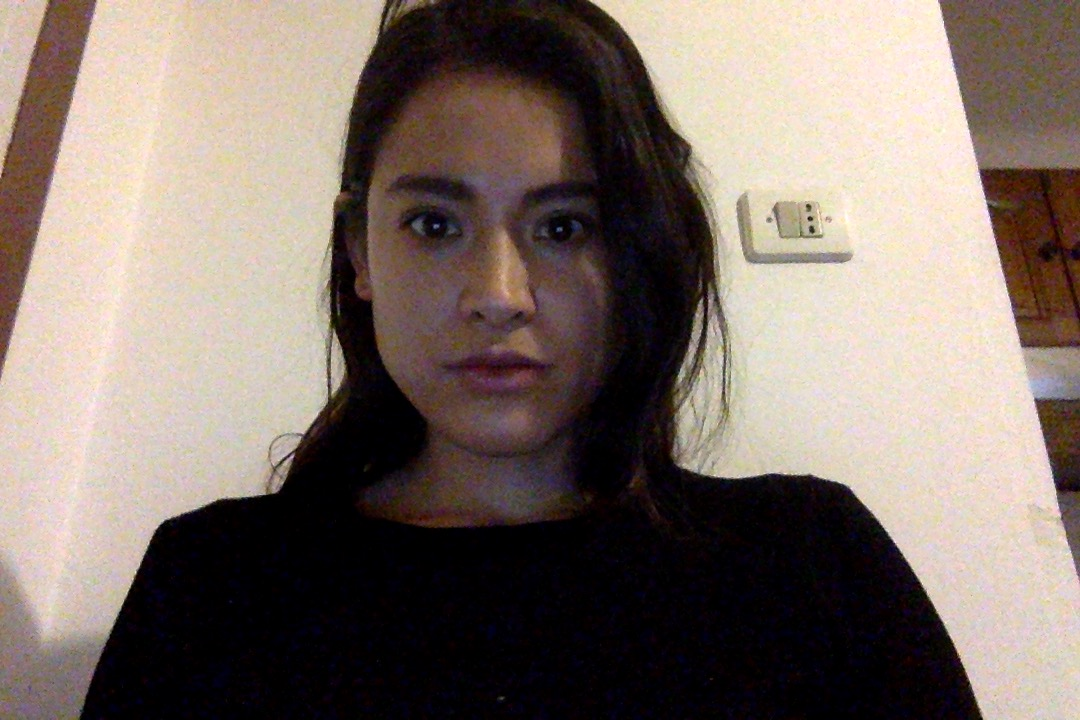
//> input picture data/friends_data/gabriela/1.jpg, 1080 x 720 px, given in place of 1.bmp, which was not available
$ ./main   (built with g++ and OpenCV 4)
//> lines starting //> are read from the running program, lines starting //| are printed output that depends on the picture; pictures that were not available may be replaced by others from this repository, and a replacement may not be noted
### preprocess.h

#pragma once


// Include OpenCV's C++ Interface
#include "opencv2/objdetect.hpp"
#include "opencv2/imgproc.hpp"
#include "opencv2/highgui.hpp"
#define PI 3.14159265

#include <iostream>
#include "opencv2/core.hpp"


using namespace cv;
using namespace std;

/** @function preprocessImg
 * this function preprocess an image in order to obtain the appropriated images to be used in the model.
 * It performs the following tasks:
 * Histogram equalization of left and right side of the face
 * Bilateral Filter
 * Ellipse mask
 */
Mat preprocessImg(Mat faceImg);

/** @function equalizeLeftAndRightHalves
* Histogram Equalize seperately for the left and right sides of the face.
* This function was obtained from https://github.com/MasteringOpenCV/code/tree/master/Chapter8_FaceRecognition
*/
void equalizeLeftAndRightHalves(Mat &faceImg);

/** @function getWorkImage
 * Get the appropriated image for the haar cascaded classifier.
 * It performs the following tasks:
 * - Conversion to gray scale
 * - Histogram Equalization
 */
Mat getWorkImage(Mat img);

/** @function scaleImg
* Scale and image to 320 width and return the scaled version
*/
Mat scaleImg(Mat img);

/** @function setEyeCoordinates
 * Set the Eyes coordinates using the haar cascade classifier for getting the eyes location in the image
 */
void setEyeCoordinates(int *leftX, int *leftY, int *rightX, int *rightY, Rect face, Mat originalImg, CascadeClassifier eyes_cascade);


/** @function cropFace
* Perform the crop task in the face
*/
Mat cropFace(Mat srcImg, int eyeLeftX, int eyeLeftY, int eyeRightX, int eyeRightY, int width, int height, int faceX, int faceY, int faceWidth, int faceHeight, CascadeClassifier face_cascade);

/** @function rotate
 * rotate the face image according to an angle
 */
void rotate(Mat& src, double angle, Mat& dst);


/** @function getCroppedImage
* get the cropped face image using the appropriated rotation for the eyes
*/
Mat getCroppedImage(int eyeLeftX, int eyeLeftY, int eyeRightX, int eyeRightY, Rect face, Mat faceROI, CascadeClassifier face_cascade);

### main.cpp
#include "opencv2/core.hpp"
#include "opencv2/face.hpp"
#include "opencv2/highgui.hpp"
#include "opencv2/imgproc.hpp"
#include "preprocess.h"

#include <iostream>
#include <fstream>
#include <sstream>
#include <sys/stat.h>
#include <unistd.h>
using namespace cv;
using namespace cv::face;
using namespace std;
/** Function Headers */
/** @function detectAndDisplay */
void detectAndDisplay( Mat workingImg, Mat originalImg, Ptr<BasicFaceRecognizer> model);
/** @function getName */
string getName(int prediction);
/** @function predictFace */
int predictFace(Mat face, Ptr<BasicFaceRecognizer> model, int index);
/** @function getReconstructedFaceDissimilarity */
double getReconstructedFaceDissimilarity(Mat W, Mat mean, Mat img, int i);
/** @function getSimilarity */
double getSimilarity(const Mat A, const Mat B);
/** @function getAverageFace */
void getAverageFace(Mat mean, int index);

/** Global variables */
//bool rotation_def(true);
String face_cascade_name = "haarcascade_frontalface_alt.xml";
String eyes_cascade_name = "haarcascade_eye.xml";
String eyes_cascade2_name = "haarcascade_eye_tree_eyeglasses.xml";
CascadeClassifier face_cascade;
CascadeClassifier eyes_cascade;
CascadeClassifier eyes_cascade2;
String window_name = "Face detection";
const string model_name = "eigenfaces"; //set to eigenfaces or fisherfaces
vector<Mat> images;
int im_width;
int im_height;
double treshold;
double confidence_treshold;
void display_reconstructions(Mat img, Mat W, Mat mean, int index);
//bool rotation_def(true);

// [17 lines left out: function norm_0_255, not called in this run]

static void read_dataset(const string& filename, vector<Mat>& images, vector<int>& labels, char separator) {
//> called with filename = "data/friends_db.txt", separator = ';'
    std::ifstream file(filename.c_str(), ifstream::in);
    if (!file) {
        string error_message = "No valid input file was given, please check the given filename.";
        CV_Error(CV_StsBadArg, error_message);
    }
    string line, path, classlabel;
    while (getline(file, line)) {
        stringstream liness(line);
        getline(liness, path, separator);
        getline(liness, classlabel);
        if(!path.empty() && !classlabel.empty()) {
            Mat img = imread(path, 0);
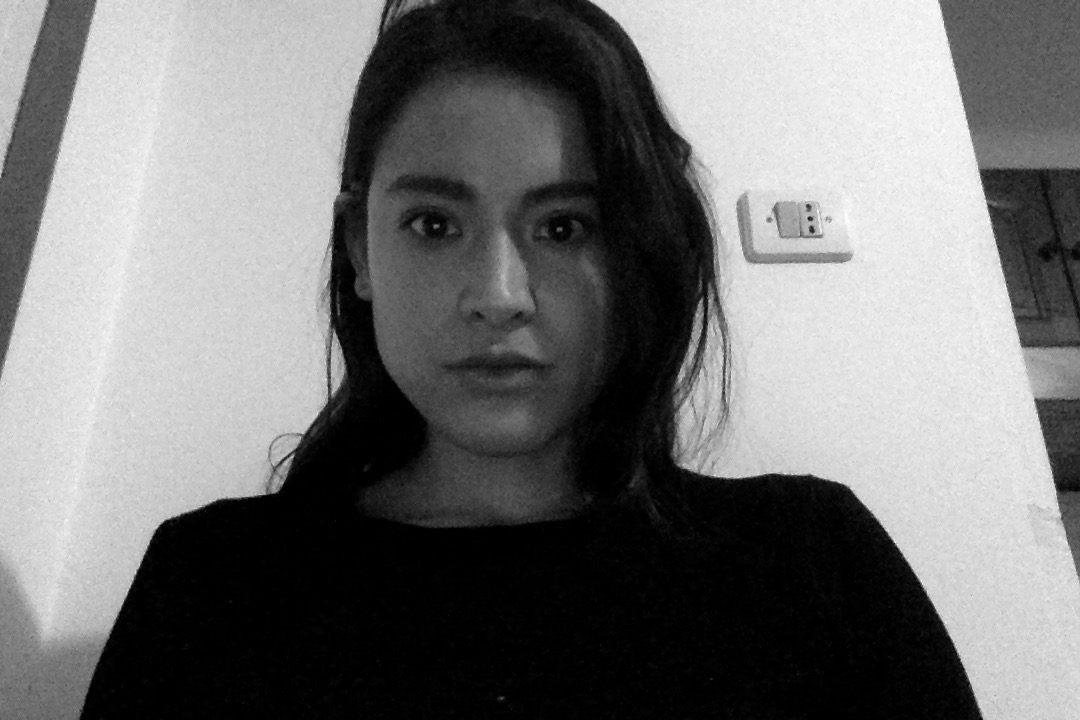
//> img: 720 rows x 1080 cols, CV_8UC1; min 0, max 255, mean 116.9
            int im_width = 320;
            int im_height = 320;
            cv::resize(img, img, Size(im_width, im_height), 1.0, 1.0, INTER_CUBIC);
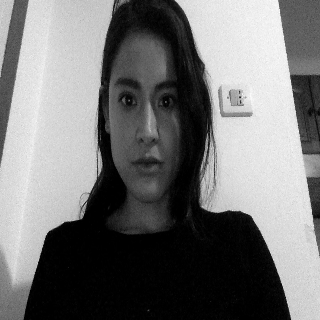
//> img: 320 rows x 320 cols, CV_8UC1; min 0, max 255, mean 116.9
            images.push_back(img);
            labels.push_back(atoi(classlabel.c_str()));
        }
    }
}


// [14 lines left out: function getName, not called in this run]

/** @function detectAndDisplay */
// [109 lines left out: functions detectAndDisplay, predictFace, getReconstructedFaceDissimilarity, display_reconstructions, getReconstructedFace, getSimilarity, not called in this run]


/** @function main */
int main( int argc, char** argv ){
    //-- 1. Load the cascades
    if( !face_cascade.load( face_cascade_name ) ){ printf("--(!)Error loading face cascade\n"); return -1; };
    if( !eyes_cascade.load( eyes_cascade_name ) ){ printf("--(!)Error loading eyes cascade\n"); return -1; };
    if( !eyes_cascade2.load( eyes_cascade2_name ) ){ printf("--(!)Error loading eyes cascade\n"); return -1; };
    const char* imagename = argc > 1 ? argv[1] : "data/friends_data/gabriela/1.jpg";
    string database_file = "data/friends_db.txt";

    // These vectors hold the images and corresponding labels:
    vector<Mat> images;
    vector<int> labels;
    read_dataset(database_file, images, labels, ';');

    im_width = images[0].cols;
    im_height = images[0].rows;
    //im_width = 320;
    //im_height = 320;
    string saveModelPath;
    Ptr<BasicFaceRecognizer> model;
    if(model_name == "eigenfaces") {
        saveModelPath = "models/eigenfaces_model.yml";
        model = createEigenFaceRecognizer();
        treshold = 0.08;
        confidence_treshold = 200;
    }
    else if(model_name == "fisherfaces") {
        saveModelPath = "models/fisherfaces_model.yml";
        model = createFisherFaceRecognizer(16);
        treshold = 0.16;
        confidence_treshold = 200;
    }
    else {
        cout << "The model_name must be set to eigenfaces or fisherfaces" << endl;
        exit(1);
    }
    if(access( saveModelPath.c_str(), 0 ) != -1 ) {
       cout << "Loading saved model from: " << saveModelPath << endl;
       model->load(saveModelPath);
    } else {
        cout << "Training the model..." << endl;
        model->train(images, labels);
        cout << "Saving the trained model to: " << saveModelPath << endl;
        model->save(saveModelPath);
    }
    Mat img = imread(imagename);
    Mat workImg = getWorkImage(img);
    detectAndDisplay( workImg, img, model);
    cvWaitKey(0);
    return 0;
}

$ run again, with data/friends_data/gabriela/11.jpg copied over data/friends_data/gabriela/1.jpg
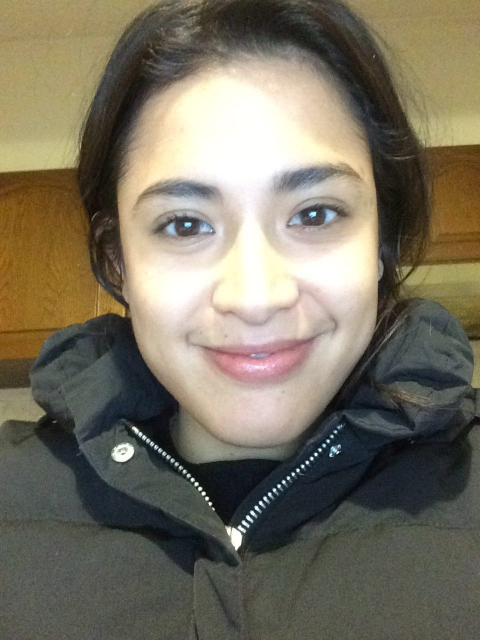
//> input picture data/friends_data/gabriela/11.jpg, 960 x 1280 px, given in place of 1.bmp, which was not available (shown at 1/2 size)
//> in read_dataset, `Mat img = imread(path, 0);`:
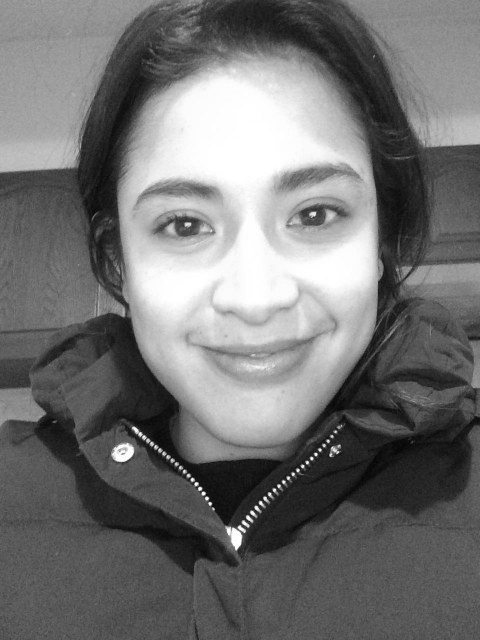
//> img: 1280 rows x 960 cols, CV_8UC1 (shown at 1/2 size); min 0, max 255, mean 114.1
//> in read_dataset, `cv::resize(img, img, Size(im_width, im_height), 1.0, 1.0, INTER_CUBIC);`:
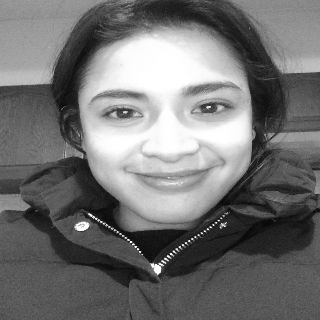
//> img: 320 rows x 320 cols, CV_8UC1; min 3, max 255, mean 114.1

$ run again, with data/friends_data/gabriela/17.jpg copied over data/friends_data/gabriela/1.jpg
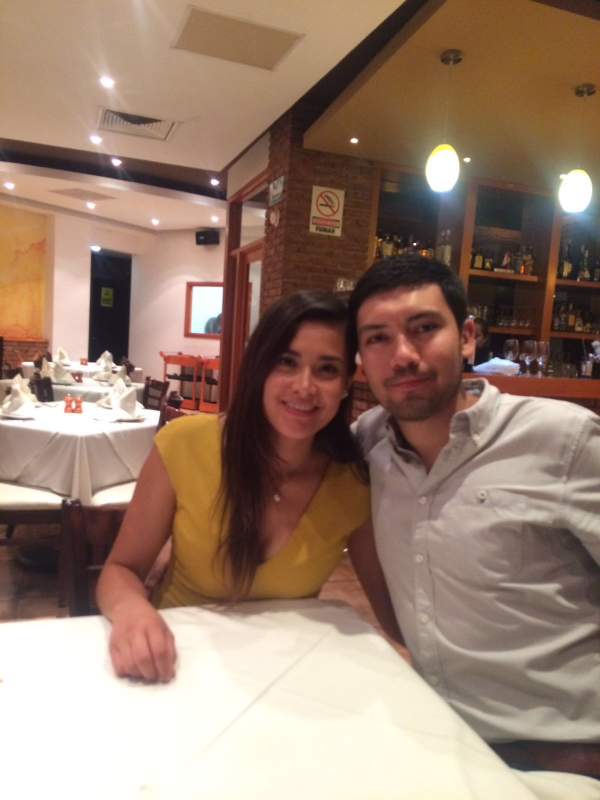
//> input picture data/friends_data/gabriela/17.jpg, 1200 x 1600 px, given in place of 1.bmp, which was not available (shown at 1/2 size)
//> in read_dataset, `Mat img = imread(path, 0);`:
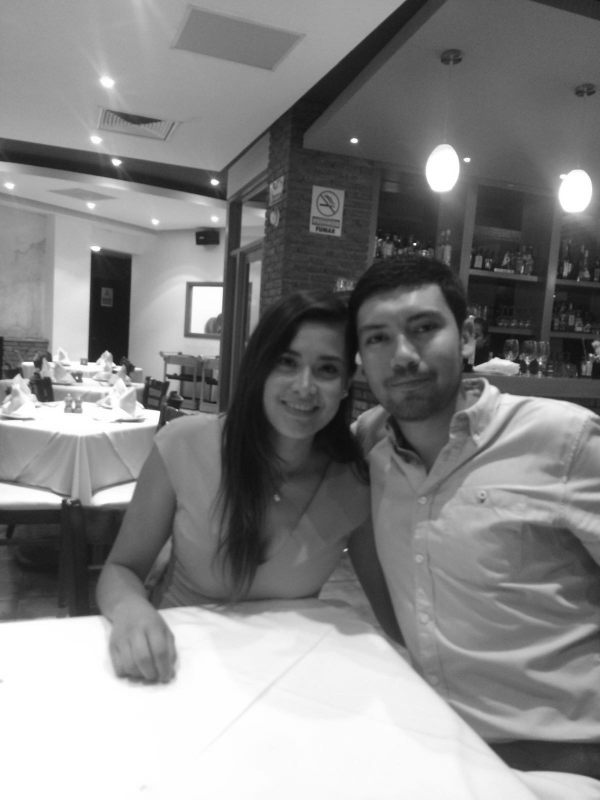
//> img: 1600 rows x 1200 cols, CV_8UC1 (shown at 1/2 size); min 11, max 255, mean 132.4
//> in read_dataset, `cv::resize(img, img, Size(im_width, im_height), 1.0, 1.0, INTER_CUBIC);`:
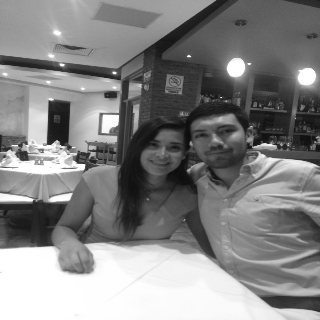
//> img: 320 rows x 320 cols, CV_8UC1; min 11, max 255, mean 132.4

$ run again, with data/friends_data/gabriela/26.jpg copied over data/friends_data/gabriela/1.jpg
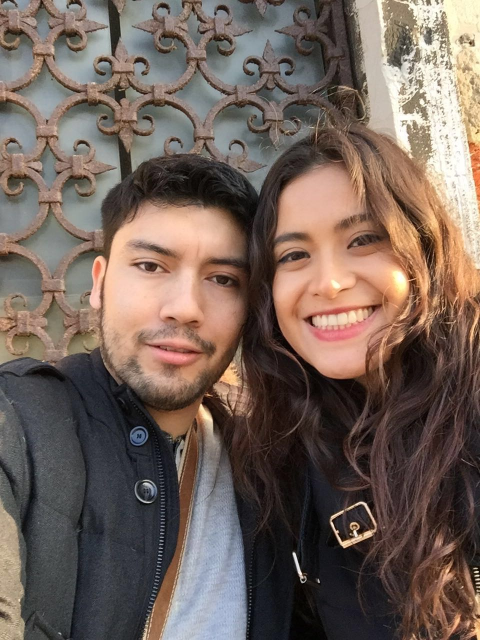
//> input picture data/friends_data/gabriela/26.jpg, 960 x 1280 px, given in place of 1.bmp, which was not available (shown at 1/2 size)
//> in read_dataset, `Mat img = imread(path, 0);`:
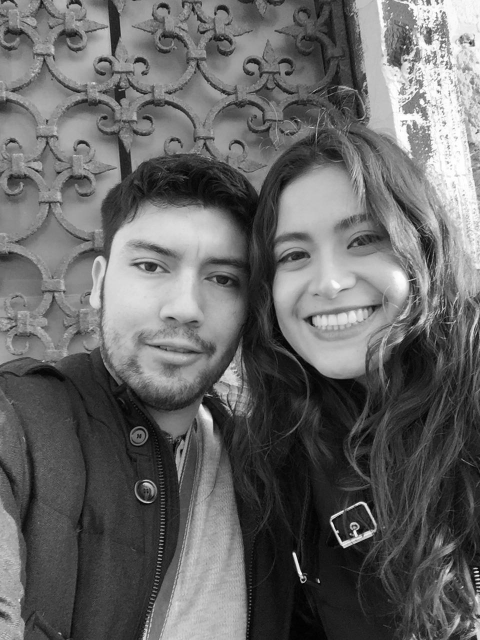
//> img: 1280 rows x 960 cols, CV_8UC1 (shown at 1/2 size); min 0, max 255, mean 102.4
//> in read_dataset, `cv::resize(img, img, Size(im_width, im_height), 1.0, 1.0, INTER_CUBIC);`:
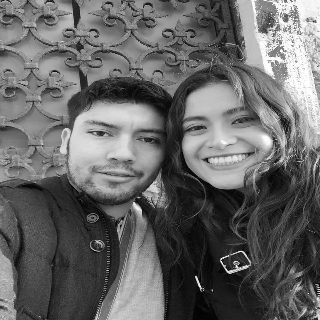
//> img: 320 rows x 320 cols, CV_8UC1; min 0, max 255, mean 102.4
